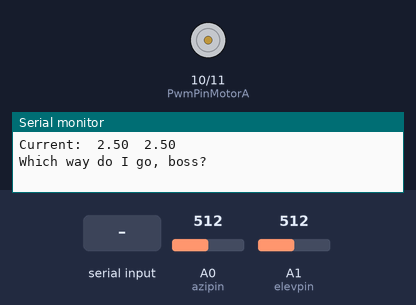
This sketch was run on a simulated Arduino Uno, built with avr-gcc and run on an emulated ATmega328P. Shown: motor-driver pin pairs drawn as motors (green arrow = first pin HIGH = forward, orange = second pin HIGH = backward, longer = more drive), the last lines printed to the serial monitor. Inputs (shaded band) come from the test bench; at power-on: A0 (azipin) = 512, A1 (elevpin) = 512.

Above: at 1.2 s.
1.3 s: "r\n" received over Serial
At 3.4 s:
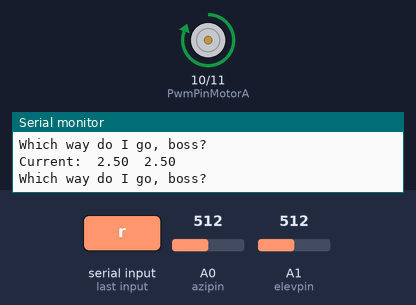
5.0 s: byte 100 ('d') received over Serial
At 9.9 s:
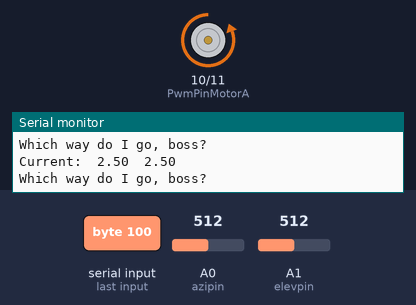
14.5 s: byte 114 ('r') received over Serial
At 17.7 s:
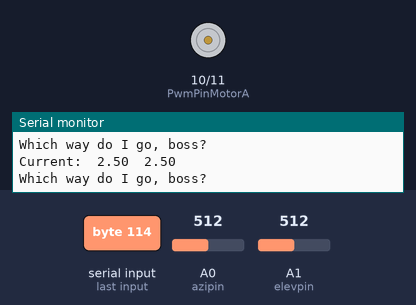
Timing chart, 0 to 19.2 s (numbered marks = the images above; inputs shaded):
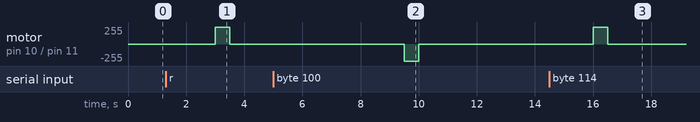

Measured:
- after the input at 1.3 s, motor on pin 10 (PwmPinMotorA) / pin 11 (PwmPinMotorB): stopped → forward 255/255 after 1.7 s, → stopped 0.50 s later
- after the input at 5.0 s, motor on pin 10 (PwmPinMotorA) / pin 11 (PwmPinMotorB): stopped → backward 255/255 after 4.5 s, → stopped 0.50 s later
- after the input at 14.5 s, motor on pin 10 (PwmPinMotorA) / pin 11 (PwmPinMotorB): stopped → forward 255/255 after 1.5 s, → stopped 0.50 s later

The sketch:

AngleCalibration.ino
```cpp
// to help us get the pot voltages calibrated
#define PwmPinMotorA 10
#define DirectionPinMotorA 12
#define PwmPinMotorB 11
#define DirectionPinMotorB 13

int azipin = 0; // select the input pin for the potentiometer
int elevpin = 1;
int min,sec,count,check,back=0;

float sunazi,sunelev,sunazi_v,sunelev_v, time;
float trackazi_v,trackelev_v;
const float tol=0.05;
const int motdel=500;
const float vazi_max = 4.1;
const float vazi_min = 1.1;
const float velev_max = 3.2;
const float velev_min = 2.0;
char c;

void setup()
{

    //check = 0;
    Serial.begin(9600);
    time = 0;

}

void loop()
{

    trackazi_v = analogRead(azipin);
    trackazi_v = trackazi_v*5/1023;
    trackelev_v = analogRead(elevpin);
    trackelev_v = trackelev_v*5/1023;

    // print labels for troubleshooting
    Serial.print("Current:");
    Serial.print("\t");
    Serial.print(trackazi_v);
    Serial.print("\t");
    Serial.print(trackelev_v);
    Serial.print("\n");

    Serial.print("Which way do I go, boss?");
    Serial.print("\n");
    Serial.println("");

    c = Serial.read();
    switch( c )
    {

        case 's':
            delay(500);
            break;

        case 'r':
            // turn AZI motor forward, 1 sec
            analogWrite(PwmPinMotorA,255);
            digitalWrite(DirectionPinMotorA, HIGH);
            delay(motdel);
            time = time + motdel;
            analogWrite(PwmPinMotorA,0);
            break;

        case 'l':
            // turn AZI motor reverse, 1 sec
            analogWrite(PwmPinMotorA,255);
            digitalWrite(DirectionPinMotorA, LOW);
            delay(motdel);
            time = time + motdel;
            analogWrite(PwmPinMotorA,0);
            break;

        case 'd':
            // turn ELEV motor forward, 1 sec
            analogWrite(PwmPinMotorB,255);
            digitalWrite(DirectionPinMotorB, HIGH);
            delay(motdel);
            time = time + motdel;
            analogWrite(PwmPinMotorB,0);
            break;

        case 'u':
            // turn ELEV motor reverse, 1 sec
            analogWrite(PwmPinMotorB,255);
            digitalWrite(DirectionPinMotorB, LOW);
            delay(motdel);
            time = time + motdel;
            analogWrite(PwmPinMotorB,0);
            break;

    }

    delay(3000);

}
```
